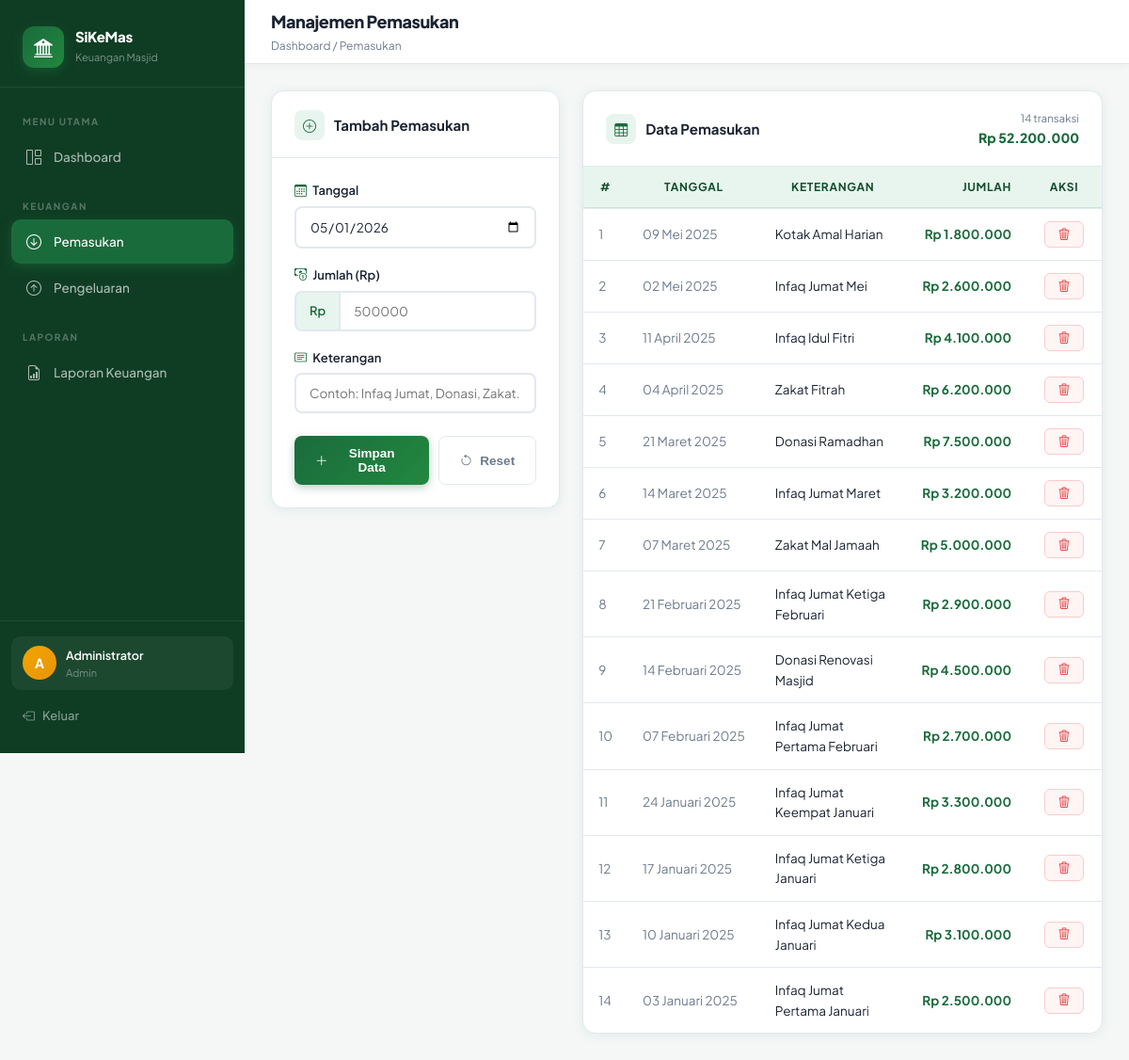
The app's page /pemasukan.php (signed in) with its own data.
### tables this page shows
CREATE TABLE IF NOT EXISTS pemasukan (
    id          INT AUTO_INCREMENT PRIMARY KEY,
    tanggal     DATE          NOT NULL,
    jumlah      DECIMAL(15,2) NOT NULL,
    keterangan  VARCHAR(255)  NOT NULL,
    created_at  TIMESTAMP DEFAULT CURRENT_TIMESTAMP
);

### config/koneksi.php (called while the page is built, shortened)
<?php
function rupiah($angka) {
    return 'Rp ' . number_format($angka, 0, ',', '.');
}
function tgl_indo($tanggal) {
    $bulan = [
        '01' => 'Januari',  '02' => 'Februari', '03' => 'Maret',
        '04' => 'April',    '05' => 'Mei',       '06' => 'Juni',
        '07' => 'Juli',     '08' => 'Agustus',   '09' => 'September',
        '10' => 'Oktober',  '11' => 'November',  '12' => 'Desember'
    ];
    $d = explode('-', $tanggal);
    return $d[2] . ' ' . $bulan[$d[1]] . ' ' . $d[0];
}
?>

### pemasukan.php (the view, shortened to what this page needs)
<?php
require_once 'config/koneksi.php';
$data = mysqli_query($koneksi,
    "SELECT * FROM pemasukan ORDER BY tanggal DESC, id DESC");
$q_total = mysqli_fetch_assoc(mysqli_query($koneksi,
    "SELECT COALESCE(SUM(jumlah),0) AS total, COUNT(*) AS jml FROM pemasukan"));
?>
<!DOCTYPE html>
<html lang="id">
<head>
    <link href="https://cdn.jsdelivr.net/npm/bootstrap-icons@1.11.3/font/bootstrap-icons.min.css" rel="stylesheet">
    <link href="assets/css/style.css" rel="stylesheet">
</head>
<body>
<?php include '_sidebar.php'; ?>
<div class="main-wrapper">
    <header class="topbar">
        <div class="topbar-left">
            <div>
                <div class="page-title">Manajemen Pemasukan</div>
                <div class="page-bread">Dashboard / Pemasukan</div>
            </div>
        </div>
    </header>
    <main class="page-content">
        <div style="display:grid;grid-template-columns:1fr 1.8fr;gap:24px;align-items:start" class="pemas-grid">
            <div class="content-card">
                <div class="card-header-custom">
                    <div class="card-title-custom">
                        <div class="card-title-icon" style="background:#e8f5ee;color:#1a6b3c">
                            <i class="bi bi-plus-circle"></i>
                        </div>
                        Tambah Pemasukan
                    </div>
                </div>
                <div class="card-body-custom">
                    <form action="process/tambah_pemasukan.php" method="POST">
                        <div class="form-group-custom">
                            <label class="form-label-custom">
                                <i class="bi bi-calendar3" style="color:#1a6b3c;margin-right:4px"></i>
                                Tanggal
                            </label>
                            <input type="date" name="tanggal" id="tanggal"
                                   class="form-control-custom" required>
                        </div>
                        <div class="form-group-custom">
                            <label class="form-label-custom">
                                <i class="bi bi-cash-coin" style="color:#1a6b3c;margin-right:4px"></i>
                                Jumlah (Rp)
                            </label>
                            <div class="input-group-custom">
                                <span class="input-prefix">Rp</span>
                                <input type="number" name="jumlah" id="jumlah"
                                       class="form-control-custom"
                                       placeholder="500000"
                                       min="1" required>
                            </div>
                        </div>
                        <div class="form-group-custom">
                            <label class="form-label-custom">
                                <i class="bi bi-card-text" style="color:#1a6b3c;margin-right:4px"></i>
                                Keterangan
                            </label>
                            <input type="text" name="keterangan"
                                   class="form-control-custom"
                                   placeholder="Contoh: Infaq Jumat, Donasi, Zakat..."
                                   required maxlength="255">
                        </div>
                        <div style="display:flex;gap:10px;margin-top:24px">
                            <button type="submit" class="btn-primary-custom">
                                <i class="bi bi-plus-lg"></i> Simpan Data
                            </button>
                            <button type="reset" class="btn-secondary-custom">
                                <i class="bi bi-arrow-counterclockwise"></i> Reset
                            </button>
                        </div>
                    </form>
                </div>
            </div>
            <div class="content-card">
                <div class="card-header-custom">
                    <div class="card-title-custom">
                        <div class="card-title-icon" style="background:#e8f5ee;color:#1a6b3c">
                            <i class="bi bi-table"></i>
                        </div>
                        Data Pemasukan
                    </div>
                    <div style="display:flex;gap:12px;align-items:center">
                        <div style="text-align:right">
                            <div style="font-size:11.5px;color:#6b7a8d"><?= $q_total['jml'] ?> transaksi</div>
                            <div style="font-size:14px;font-weight:800;color:#1a6b3c"><?= rupiah($q_total['total']) ?></div>
                        </div>
                    </div>
                </div>
                <div style="overflow-x:auto">
                    <table class="table-modern">
                        <thead>
                            <tr>
                                <th style="width:40px">#</th>
                                <th>Tanggal</th>
                                <th>Keterangan</th>
                                <th style="text-align:right">Jumlah</th>
                                <th style="text-align:center;width:80px">Aksi</th>
                            </tr>
                        </thead>
                        <tbody>
                            <?php if (mysqli_num_rows($data) > 0):
                                $no = 1;
                                while ($row = mysqli_fetch_assoc($data)): ?>
                            <tr>
                                <td class="muted"><?= $no++ ?></td>
                                <td class="muted" style="white-space:nowrap"><?= tgl_indo($row['tanggal']) ?></td>
                                <td><?= htmlspecialchars($row['keterangan']) ?></td>
                                <td style="text-align:right;font-weight:700;color:#1a6b3c;white-space:nowrap">
                                    <?= rupiah($row['jumlah']) ?>
                                </td>
                                <td style="text-align:center">
                                    <button class="btn-danger-custom"
                                        onclick="confirmDelete('process/hapus_pemasukan.php?id=<?= $row['id'] ?>', '<?= htmlspecialchars(addslashes($row['keterangan'])) ?>')">
                                        <i class="bi bi-trash3"></i>
                                    </button>
                                </td>
                            </tr>
                            <?php endwhile; endif; ?>
                        </tbody>
                    </table>
                </div>
            </div>
        </div>
    </main>
</div>
</body>
</html>

### assets/css/style.css (style rules this page uses)
:root { --primary: #1a6b3c; --primary-dark: #134d2c; --primary-light: #22883f; --primary-soft: #e8f5ee; --accent: #f0a500; --accent-light: #fff8e6; --sidebar-width: 260px; --sidebar-bg: #0f3d23; --sidebar-hover: #1a6b3c; --text-dark: #1a2332; --text-muted: #6b7a8d; --border: #e2e8f0; --white: #ffffff; --bg-page: #f4f7f6; --card-shadow: 0 2px 12px rgba(26,107,60,0.08); --card-shadow-h: 0 8px 28px rgba(26,107,60,0.14); --radius: 14px; --radius-sm: 8px; }
*, *::before, *::after { box-sizing: border-box; margin: 0; padding: 0; }
body { font-family: 'Plus Jakarta Sans', sans-serif; background: var(--bg-page); color: var(--text-dark); font-size: 14px; line-height: 1.6; overflow-x: hidden; }
.main-wrapper { margin-left: var(--sidebar-width); min-height: 100vh; display: flex; flex-direction: column; }
.topbar { background: white; height: 68px; display: flex; align-items: center; justify-content: space-between; padding: 0 28px; border-bottom: 1px solid var(--border); position: sticky; top: 0; z-index: 90; box-shadow: 0 2px 8px rgba(0,0,0,0.04); }
.topbar-left { display: flex; align-items: center; gap: 14px; }
.page-title { font-size: 18px; font-weight: 800; color: var(--text-dark); letter-spacing: -0.4px; }
.page-bread { font-size: 12px; color: var(--text-muted); margin-top: 1px; }
.page-content { padding: 28px; flex: 1; }
.content-card { background: white; border-radius: var(--radius); box-shadow: var(--card-shadow); border: 1px solid var(--border); margin-bottom: 24px; overflow: hidden; }
.card-header-custom { padding: 20px 24px 18px; border-bottom: 1px solid var(--border); display: flex; align-items: center; justify-content: space-between; gap: 12px; }
.card-title-custom { font-size: 15px; font-weight: 700; color: var(--text-dark); display: flex; align-items: center; gap: 10px; }
.card-title-icon { width: 32px; height: 32px; border-radius: 8px; background: var(--primary-soft); display: flex; align-items: center; justify-content: center; color: var(--primary); font-size: 14px; }
.card-body-custom { padding: 24px; }
.table-modern { width: 100%; border-collapse: collapse; }
.table-modern thead th { background: var(--primary-soft); color: var(--primary-dark); font-size: 12px; font-weight: 700; text-transform: uppercase; letter-spacing: 0.7px; padding: 12px 16px; border-bottom: 2px solid rgba(26,107,60,0.12); white-space: nowrap; }
.table-modern tbody tr { border-bottom: 1px solid var(--border); transition: background 0.15s; }
.table-modern tbody tr:last-child { border-bottom: none; }
.table-modern tbody td { padding: 13px 16px; font-size: 13.5px; color: var(--text-dark); vertical-align: middle; }
.table-modern tbody td.muted { color: var(--text-muted); }
.form-group-custom { margin-bottom: 18px; }
.form-label-custom { font-size: 13px; font-weight: 600; color: var(--text-dark); margin-bottom: 6px; display: block; }
.form-control-custom { width: 100%; border: 2px solid var(--border); border-radius: var(--radius-sm); padding: 11px 14px; font-size: 13.5px; font-family: inherit; color: var(--text-dark); background: white; transition: border-color 0.2s, box-shadow 0.2s; outline: none; }
.input-group-custom { display: flex; gap: 0; }
.input-prefix { background: var(--primary-soft); border: 2px solid var(--border); border-right: none; border-radius: var(--radius-sm) 0 0 var(--radius-sm); padding: 0 14px; display: flex; align-items: center; color: var(--primary); font-weight: 600; font-size: 13px; white-space: nowrap; }
.input-group-custom .form-control-custom { border-radius: 0 var(--radius-sm) var(--radius-sm) 0; }
.btn-primary-custom { background: linear-gradient(135deg, var(--primary), var(--primary-light)); color: white; border: none; padding: 11px 22px; border-radius: var(--radius-sm); font-size: 13.5px; font-weight: 700; cursor: pointer; transition: all 0.2s; display: inline-flex; align-items: center; gap: 8px; box-shadow: 0 3px 10px rgba(26,107,60,0.3); }
.btn-danger-custom { background: #fff5f5; color: #dc2626; border: 1.5px solid #fecaca; padding: 6px 14px; border-radius: 6px; font-size: 12.5px; font-weight: 600; cursor: pointer; transition: all 0.15s; display: inline-flex; align-items: center; gap: 5px; }
.btn-secondary-custom { background: white; color: var(--text-muted); border: 1.5px solid var(--border); padding: 11px 22px; border-radius: var(--radius-sm); font-size: 13.5px; font-weight: 600; cursor: pointer; transition: all 0.15s; display: inline-flex; align-items: center; gap: 8px; }

### records on screen
pemasukan: tanggal "09 Mei 2025", keterangan "Kotak Amal Harian", jumlah "Rp 1.800.000"
pemasukan: tanggal "02 Mei 2025", keterangan "Infaq Jumat Mei", jumlah "Rp 2.600.000"
pemasukan: tanggal "11 April 2025", keterangan "Infaq Idul Fitri", jumlah "Rp 4.100.000"
pemasukan: tanggal "04 April 2025", keterangan "Zakat Fitrah", jumlah "Rp 6.200.000"
pemasukan: tanggal "21 Maret 2025", keterangan "Donasi Ramadhan", jumlah "Rp 7.500.000"
pemasukan: tanggal "14 Maret 2025", keterangan "Infaq Jumat Maret", jumlah "Rp 3.200.000"
pemasukan: tanggal "07 Maret 2025", keterangan "Zakat Mal Jamaah", jumlah "Rp 5.000.000"
pemasukan: tanggal "21 Februari 2025", keterangan "Infaq Jumat Ketiga Februari", jumlah "Rp 2.900.000"
pemasukan: tanggal "14 Februari 2025", keterangan "Donasi Renovasi Masjid", jumlah "Rp 4.500.000"
pemasukan: tanggal "07 Februari 2025", keterangan "Infaq Jumat Pertama Februari", jumlah "Rp 2.700.000"
pemasukan: tanggal "24 Januari 2025", keterangan "Infaq Jumat Keempat Januari", jumlah "Rp 3.300.000"
pemasukan: tanggal "17 Januari 2025", keterangan "Infaq Jumat Ketiga Januari", jumlah "Rp 2.800.000"
pemasukan: tanggal "10 Januari 2025", keterangan "Infaq Jumat Kedua Januari", jumlah "Rp 3.100.000"
pemasukan: tanggal "03 Januari 2025", keterangan "Infaq Jumat Pertama Januari", jumlah "Rp 2.500.000"

### other values on screen
substr($_SESSION['user_nama'] ?? 'A', 0, 1) "A"
$_SESSION['user_nama'] "Administrator"
$_SESSION['user_role'] "Admin"
$q_total['jml'] "14"
rupiah($q_total['total']) "Rp 52.200.000"
